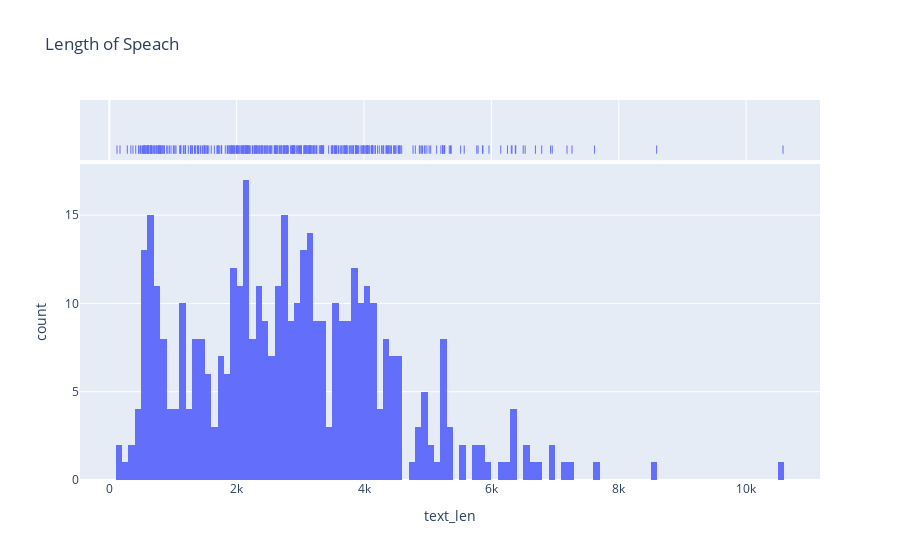

The code cell stored with this chart in its notebook:
### Markdown cell above
<br>

### Speech Length

The length of speeches distributed as a histogram when we consider all words.

### Code cell
fig = px.histogram(df_merge, x="text_len", marginal="rug",nbins=150, hover_data=['speaker','title']
                  ,title="Length of Speach")
fig.show()

### Figure 1 — Plotly figure (JSON) as saved in the notebook; plotly's stock layout.template omitted (floating-point values rounded to 4 significant figures; data arrays with more than 128 entries replaced by an {"elided": "..."} marker saying what was removed)
{"data": [{"alignmentgroup": "True", "bingroup": "x", "hovertemplate": "text_len=%{x}<br>count=%{y}<extra></extra>", "legendgroup": "", "marker": {"color": "#636efa", "pattern": {"shape": ""}}, "name": "", "nbinsx": 150, "offsetgroup": "", "orientation": "v", "showlegend": false, "type": "histogram", "x": {"elided": "428 int values"}, "xaxis": "x", "yaxis": "y"}, {"alignmentgroup": "True", "boxpoints": "all", "customdata": {"elided": "428x2 str values"}, "fillcolor": "rgba(255,255,255,0)", "hoveron": "points", "hovertemplate": "text_len=%{x}<br>speaker=%{customdata[0]}<br>title=%{customdata[1]}<extra></extra>", "jitter": 0, "legendgroup": "", "line": {"color": "rgba(255,255,255,0)"}, "marker": {"color": "#636efa", "symbol": "line-ns-open"}, "name": "", "offsetgroup": "", "showlegend": false, "type": "box", "x": {"elided": "428 int values"}, "xaxis": "x2", "yaxis": "y2"}], "layout": {"autosize": true, "barmode": "relative", "legend": {"tracegroupgap": 0}, "title": {"text": "Length of Speach"}, "xaxis": {"anchor": "y", "autorange": true, "domain": [0, 1], "range": [-460.1, 11160.0], "title": {"text": "text_len"}, "type": "linear"}, "xaxis2": {"anchor": "y2", "autorange": true, "domain": [0, 1], "matches": "x", "range": [-460.1, 11160.0], "showgrid": true, "showticklabels": false, "type": "linear"}, "yaxis": {"anchor": "x", "autorange": true, "domain": [0, 0.8316], "range": [0, 17.89], "title": {"text": "count"}}, "yaxis2": {"anchor": "x2", "autorange": true, "domain": [0.8416, 1], "matches": "y2", "range": [-0.6176, 0.5], "showgrid": false, "showline": false, "showticklabels": false, "ticks": "", "type": "category"}}}
